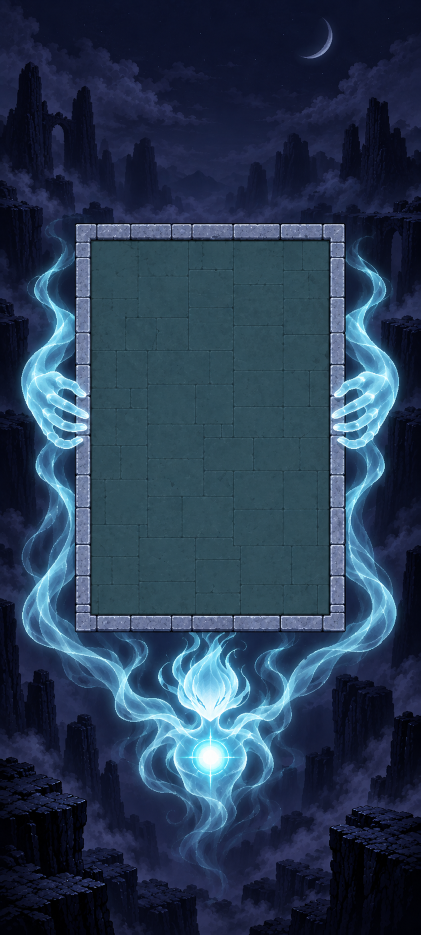
#> input picture concept_art/arenas_v2/wisp_bearer/generated_backplate.png, 841 x 1870 px (shown at 1/2 size)
$ python build_source.py
#> lines starting #> are read from the running program, lines starting #| are printed output that depends on the picture
"""Fit the generated Wisp Bearer backplate to the Endless arena art contract.

Run from anywhere with: python concept_art/arenas_v2/wisp_bearer/build_source.py
The project layout mask defines every floor and rim pixel.
"""
from pathlib import Path
import numpy as np
from PIL import Image, ImageDraw

HERE = Path(__file__).resolve().parent
LAYOUT = HERE.parent / "_layout"
RAW = HERE / "generated_backplate.png"
OUT = HERE / "source.png"

def remap_axis(image, source_edges, target_edges, horizontal):
    size = (target_edges[-1], image.height) if horizontal else (image.width, target_edges[-1])
    result = Image.new("RGB", size)
    for a, b, c, d in zip(source_edges[:-1], source_edges[1:], target_edges[:-1], target_edges[1:]):
        box = (a, 0, b, image.height) if horizontal else (0, a, image.width, b)
        part = image.crop(box)
        part_size = (d - c, image.height) if horizontal else (image.width, d - c)
        result.paste(part.resize(part_size, Image.Resampling.LANCZOS),
                     (c, 0) if horizontal else (0, c))
    return result

def main():
    raw = Image.open(RAW).convert("RGB")
#> raw is the input picture: PIL image 841x1870 RGB; mean R, G, B 39.9, 58.7, 82.6
    if raw.size != (841, 1870):
        raise SystemExit(f"Unexpected backplate size: {raw.size}")
    mask = np.asarray(Image.open(LAYOUT / "arena_floor_mask.png").convert("L"))
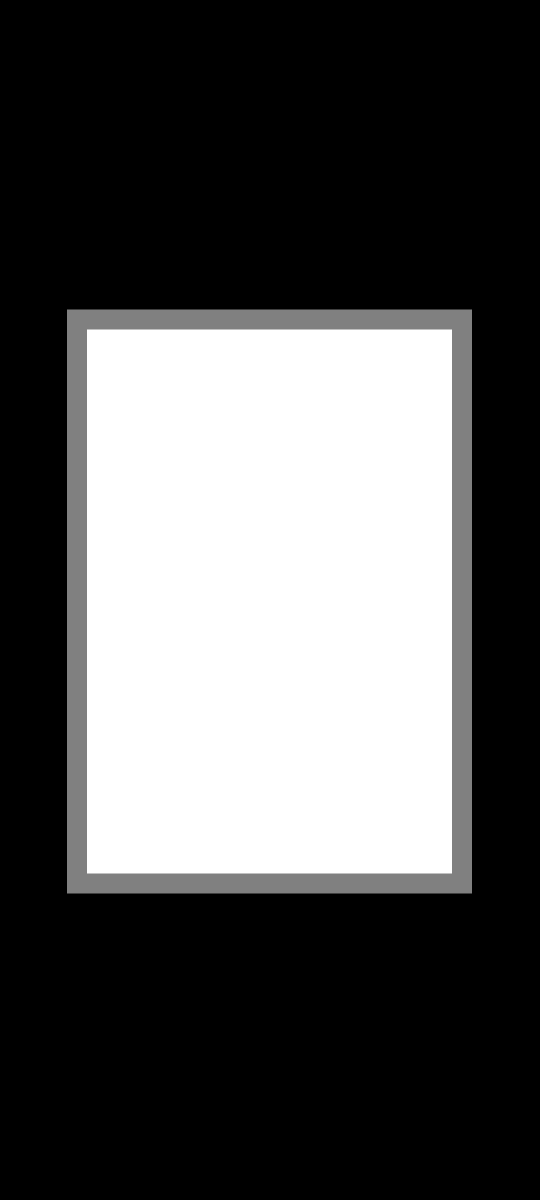
#> input picture concept_art/arenas_v2/_layout/arena_floor_mask.png, 1080 x 2400 px (shown at 1/2 size)
#> mask is the input picture: shape (2400, 1080); min 0, max 255, mean 85.6
    if mask.shape != (2400, 1080):
        raise SystemExit(f"Unexpected mask size: {mask.shape}")
    if set(np.unique(mask)) != {0, 128, 255}:
        raise SystemExit("The layout mask must contain only background, rim and floor")

    # Anchor the backplate's painted inner and outer edges to the art contract.
    art = remap_axis(raw, [0, 152, 181, 660, 689, 841],
                     [0, 134, 174, 904, 944, 1080], True)
#> in remap_axis, `result = Image.new("RGB", size)`: result: PIL image 1080x1870 RGB; every value is 0
#> after the loop in remap_axis, `for a, b, c, d in zip(source_edges[:-1], source_edges[1:], target_edge..`:
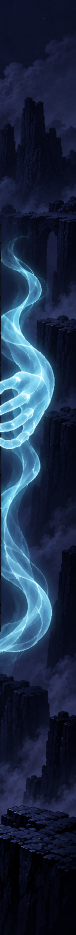
#> part: PIL image 152x1870 RGB (shown at 1/2 size); mean R, G, B 29.3, 44.6, 69.3
#> after the loop in remap_axis, `for a, b, c, d in zip(source_edges[:-1], source_edges[1:], target_edge..`:
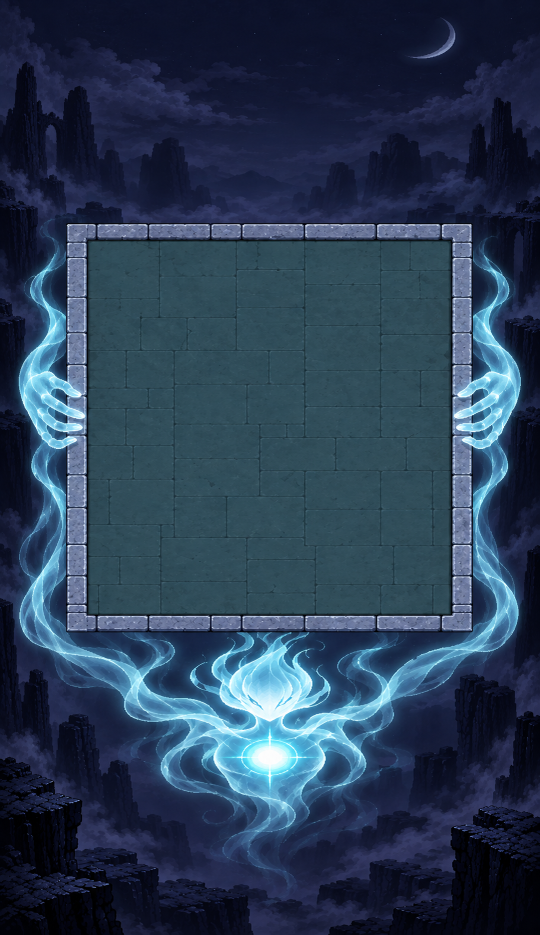
#> result: PIL image 1080x1870 RGB (shown at 1/2 size); mean R, G, B 41.5, 60.9, 84.6
    art = remap_axis(art, [0, 448, 479, 1231, 1262, 1510, 1870],
                     [0, 619, 659, 1747, 1787, 1950, 2400], False)
#> call 2 of remap_axis, with horizontal = False
#> in remap_axis (call 2), `result = Image.new("RGB", size)`: result: PIL image 1080x2400 RGB; every value is 0
#> after the loop in remap_axis (call 2), `for a, b, c, d in zip(source_edges[:-1], source_edges[1:], target_edge..`:
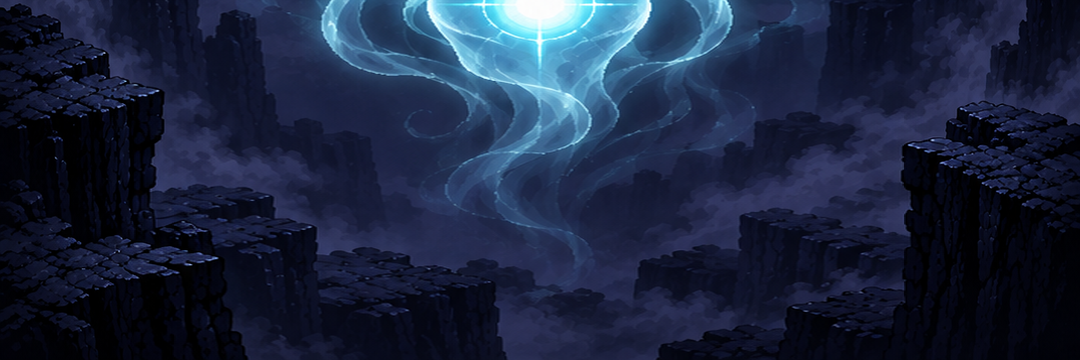
#> part: PIL image 1080x360 RGB; mean R, G, B 27, 37.5, 62.8

    # The two disposable bleed bands contain only sky and ground.
    sky = Image.new("RGB", (1080, 240))
#> sky: PIL image 1080x240 RGB; every value is 0
    sky_draw = ImageDraw.Draw(sky)
    for y in range(240):
        t = y / 239
        sky_draw.line((0, y, 1079, y),
                      fill=(round(10 + 7 * t), round(17 + 10 * t), round(31 + 15 * t)))
    stars = np.random.default_rng(23)
    for x, y in zip(stars.integers(70, 1010, 36), stars.integers(15, 210, 36)):
        sky_draw.point((int(x), int(y)), fill=(70, 84, 111))
    ground = raw.crop((0, 1683, 841, 1870)).resize((1080, 240), Image.Resampling.LANCZOS)
    sky_pixels = np.asarray(sky, dtype=np.float32)
    ground_pixels = np.asarray(ground, dtype=np.float32)
    pixels = np.array(art, dtype=np.float32)

    # Subdue the HUD region with a soft lower edge, and keep the top bleed sky-only.
    for y in range(240, 560):
        shade = 0.62 if y < 500 else 0.62 + 0.38 * ((y - 500) / 60) ** 2
        pixels[y] *= shade
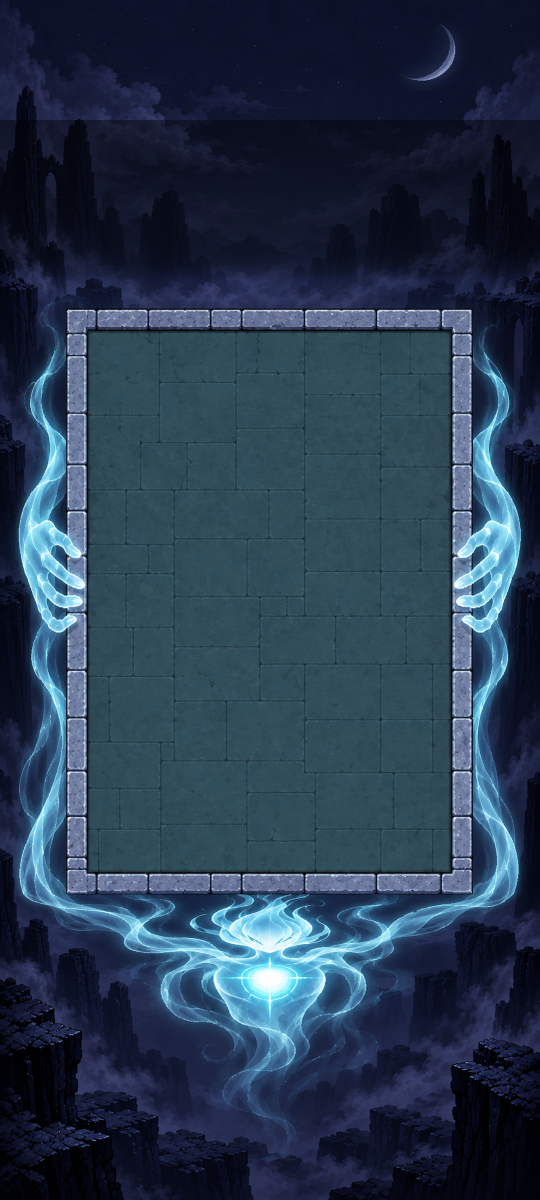
#> pixels: shape (2400, 1080, 3) float32 (shown at 1/2 size); mean R, G, B 39.6, 58.2, 79.7
    pixels[:240] = sky_pixels
    sky_edge = sky_pixels[-1]
#> sky_edge = 1080 rows, first 8: [17, 27, 46], [17, 27, 46], [17, 27, 46], [17, 27, 46], [17, 27, 46], [17, 27, 46], [17, 27, 46], [17, 27, 46]
    for y in range(240, 320):
        t = ((y - 240) / 80) ** 2
        pixels[y] = sky_edge * (1 - t) + pixels[y] * t

    # Enter the ground-only lower bleed without a hard horizontal join.
    ground_edge = ground_pixels[0]
#> ground_edge = 1080 rows, first 8: [0, 1, 8], [0, 1, 8], [0, 2, 9], [1, 2, 9], [1, 1, 7], [1, 2, 7], [0, 2, 7], [0, 1, 7]
    for y in range(2080, 2160):
        t = ((y - 2080) / 80) ** 2
        pixels[y] = pixels[y] * (1 - t) + ground_edge * t
    pixels[2160:] = ground_pixels

    # The first/last 60 px are disposable: keep all bright frame art inside them.
    for x in range(100):
        strength = 1.0 if x < 60 else 0.85 * (100 - x) / 40
        pixels[240:2160, x] = pixels[240:2160, x] * (1 - strength) + np.array([13, 19, 35]) * strength
        other = 1079 - x
        pixels[240:2160, other] = pixels[240:2160, other] * (1 - strength) + np.array([13, 19, 35]) * strength
    art = Image.fromarray(np.clip(pixels, 0, 255).astype(np.uint8), "RGB")

    # Reuse the clean upper/lower stone strips to make an unobstructed 40 px rim.
    rim = np.array(art, dtype=np.uint8)
    top = art.crop((134, 619, 944, 659))
    bottom = art.crop((134, 1747, 944, 1787))
    side_left = top.transpose(Image.Transpose.ROTATE_90).resize((40, 1088), Image.Resampling.LANCZOS)
    side_right = bottom.transpose(Image.Transpose.ROTATE_270).resize((40, 1088), Image.Resampling.LANCZOS)
    rim[659:1747, 134:174] = np.asarray(side_left)
    rim[659:1747, 904:944] = np.asarray(side_right)

    # Retain the generated paving pattern while restricting value to 30-40%.
    source_floor = np.asarray(art.crop((174, 659, 904, 1747)), dtype=np.float32)
    value = 0.2126 * source_floor[..., 0] + 0.7152 * source_floor[..., 1] + 0.0722 * source_floor[..., 2]
    offset = np.clip((value - np.median(value)) * 0.40, -9, 9)
    floor = np.clip(np.array([67, 91, 98], dtype=np.float32) + offset[..., None], 0, 255).astype(np.uint8)
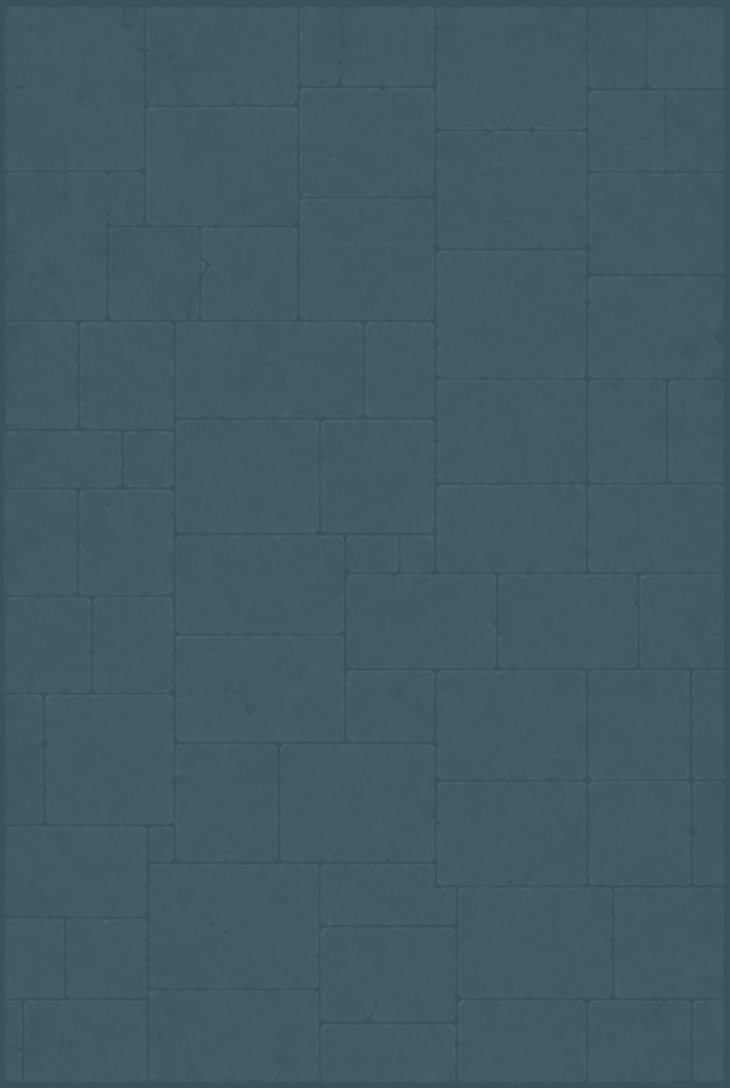
#> floor: shape (1088, 730, 3); mean of channels 0, 1, 2 66.1, 90.1, 97.1; drawn as R, G, B

    final = np.array(art, dtype=np.uint8)
    final[mask == 128] = rim[mask == 128]
    final[659:1747, 174:904] = floor
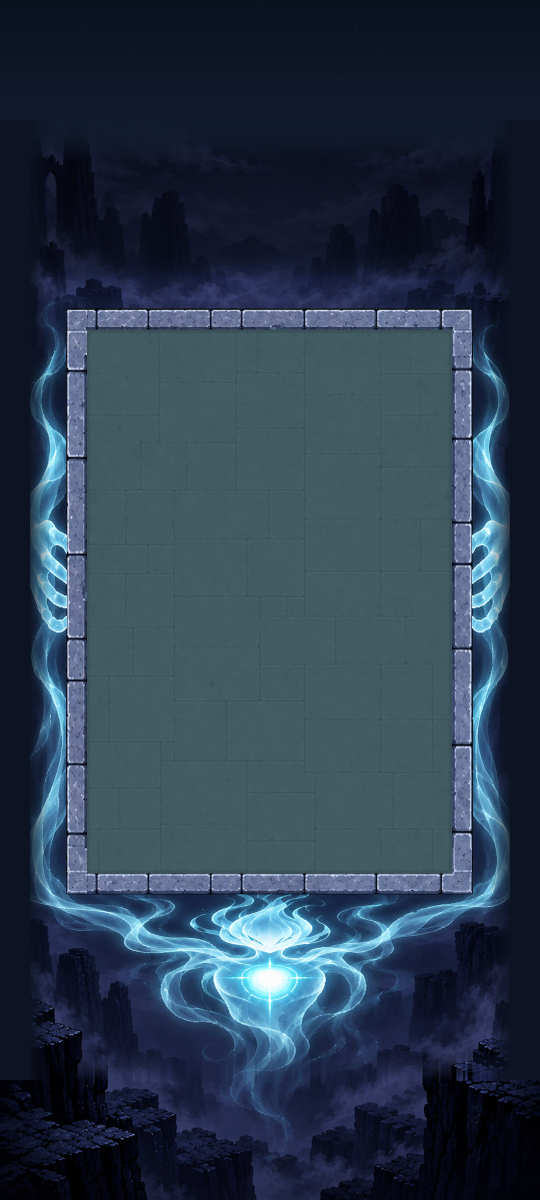
#> final: shape (2400, 1080, 3) (shown at 1/2 size); mean R, G, B 43.1, 59.8, 78
    image = Image.fromarray(final, "RGB")
    image.save(OUT, optimize=True)

    floor_value = 0.2126 * floor[..., 0] + 0.7152 * floor[..., 1] + 0.0722 * floor[..., 2]
    print(f"SOURCE: {OUT} {image.width}x{image.height} {image.mode}")
#| SOURCE: concept_art/arenas_v2/wisp_bearer/source.png 1080x2400 RGB
    print(f"FLOOR: [174, 659, 904, 1747], brightness {floor_value.min()/255:.3f}-{floor_value.max()/255:.3f}")
#| FLOOR: [174, 659, 904, 1747], brightness 0.304-0.374

if __name__ == "__main__":
    main()
